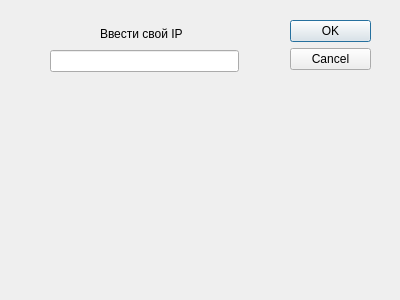
<?xml version="1.0" encoding="UTF-8"?>
<ui version="4.0">
 <class>IpDialog</class>
 <widget class="QDialog" name="IpDialog">
  <property name="geometry">
   <rect>
    <x>0</x>
    <y>0</y>
    <width>400</width>
    <height>300</height>
   </rect>
  </property>
  <property name="windowTitle">
   <string>Dialog</string>
  </property>
  <widget class="QDialogButtonBox" name="buttonBox">
   <property name="geometry">
    <rect>
     <x>290</x>
     <y>20</y>
     <width>81</width>
     <height>241</height>
    </rect>
   </property>
   <property name="orientation">
    <enum>Qt::Vertical</enum>
   </property>
   <property name="standardButtons">
    <set>QDialogButtonBox::Cancel|QDialogButtonBox::Ok</set>
   </property>
  </widget>
  <widget class="QLineEdit" name="codeLine">
   <property name="geometry">
    <rect>
     <x>50</x>
     <y>50</y>
     <width>189</width>
     <height>22</height>
    </rect>
   </property>
  </widget>
  <widget class="QLabel" name="label">
   <property name="geometry">
    <rect>
     <x>100</x>
     <y>20</y>
     <width>149</width>
     <height>28</height>
    </rect>
   </property>
   <property name="text">
    <string>Ввести свой IP</string>
   </property>
  </widget>
 </widget>
 <resources/>
 <connections>
  <connection>
   <sender>buttonBox</sender>
   <signal>accepted()</signal>
   <receiver>IpDialog</receiver>
   <slot>accept()</slot>
   <hints>
    <hint type="sourcelabel">
     <x>248</x>
     <y>254</y>
    </hint>
    <hint type="destinationlabel">
     <x>157</x>
     <y>274</y>
    </hint>
   </hints>
  </connection>
  <connection>
   <sender>buttonBox</sender>
   <signal>rejected()</signal>
   <receiver>IpDialog</receiver>
   <slot>reject()</slot>
   <hints>
    <hint type="sourcelabel">
     <x>316</x>
     <y>260</y>
    </hint>
    <hint type="destinationlabel">
     <x>286</x>
     <y>274</y>
    </hint>
   </hints>
  </connection>
 </connections>
</ui>
